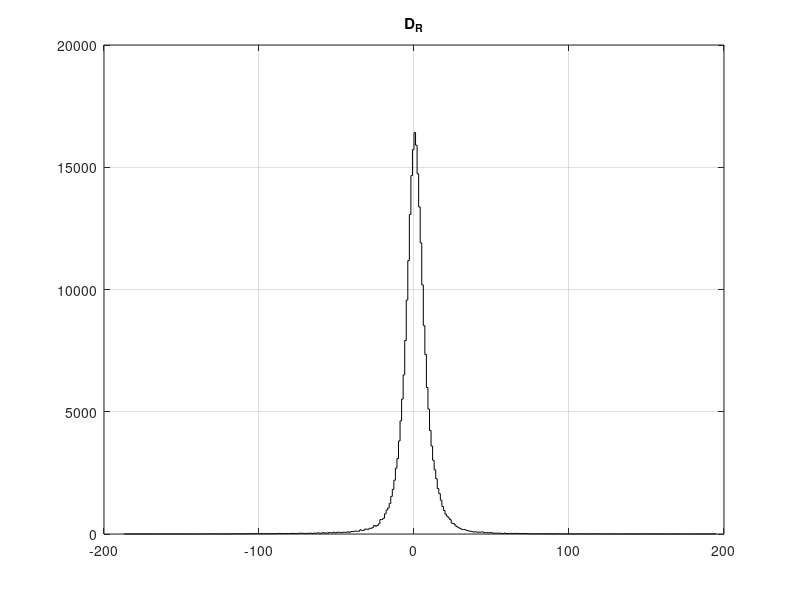
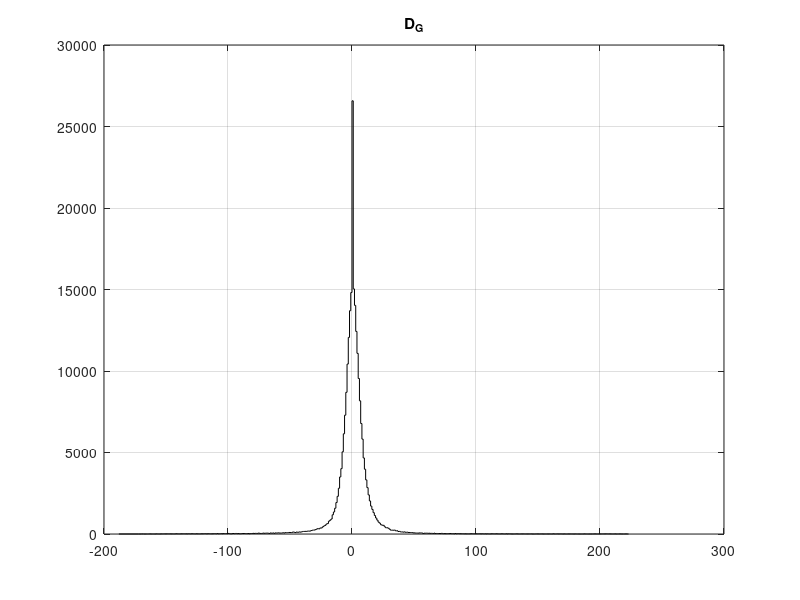
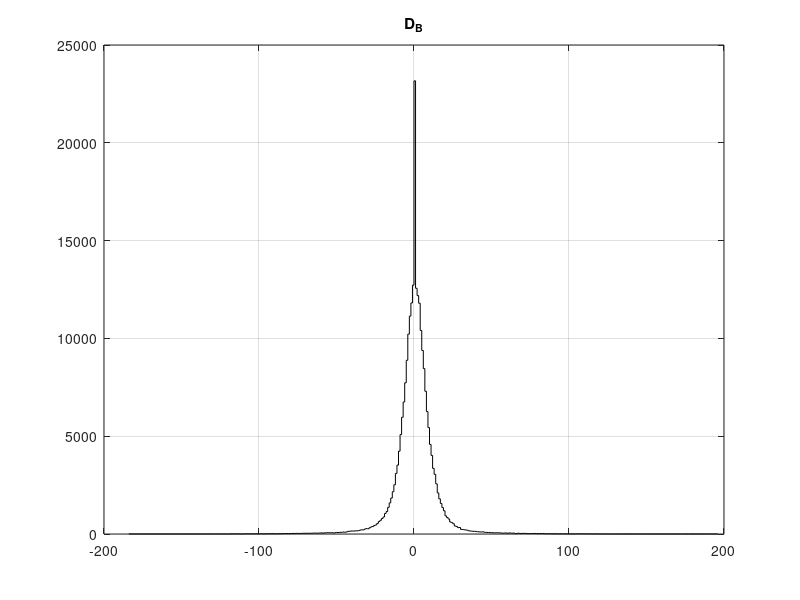
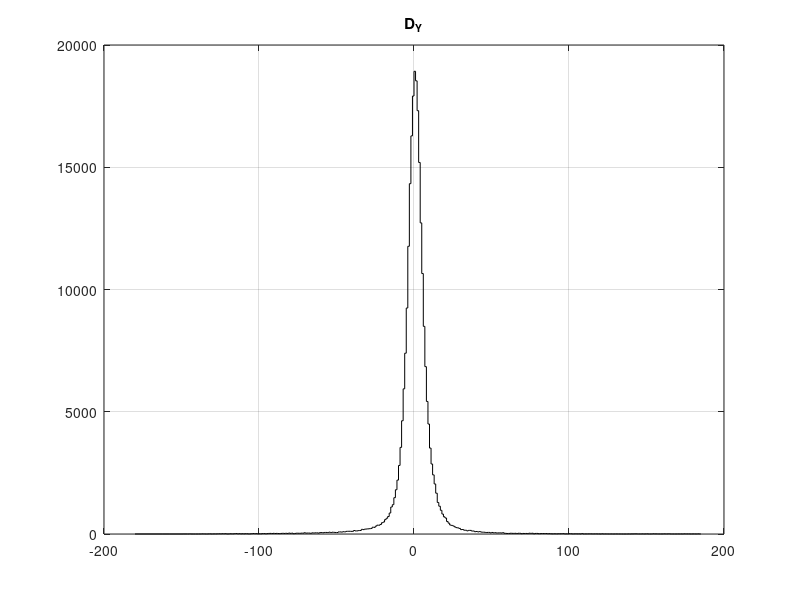

Write the MATLAB code that produced these figures, in order.
clc;
clear;
close all;

h = csvread('histD_R.csv');
stairs(h(:,1),h(:,2), 'Color', 'k');
title('D_R');
grid on;
figure;

h = csvread('histD_G.csv');
stairs(h(:,1),h(:,2), 'Color', 'k');
title('D_G');
grid on;
figure;

h = csvread('histD_B.csv');
stairs(h(:,1),h(:,2), 'Color', 'k');
title('D_B');
grid on;
figure;

h = csvread('histD_Y.csv');
stairs(h(:,1),h(:,2), 'Color', 'k');
title('D_Y');
grid on;
figure;

h = csvread('histD_Cb.csv');
stairs(h(:,1),h(:,2), 'Color', 'k');
title('D_C_b');
grid on;
figure;

h = csvread('histD_Cr.csv');
stairs(h(:,1),h(:,2), 'Color', 'k');
title('D_C_r');
grid on;